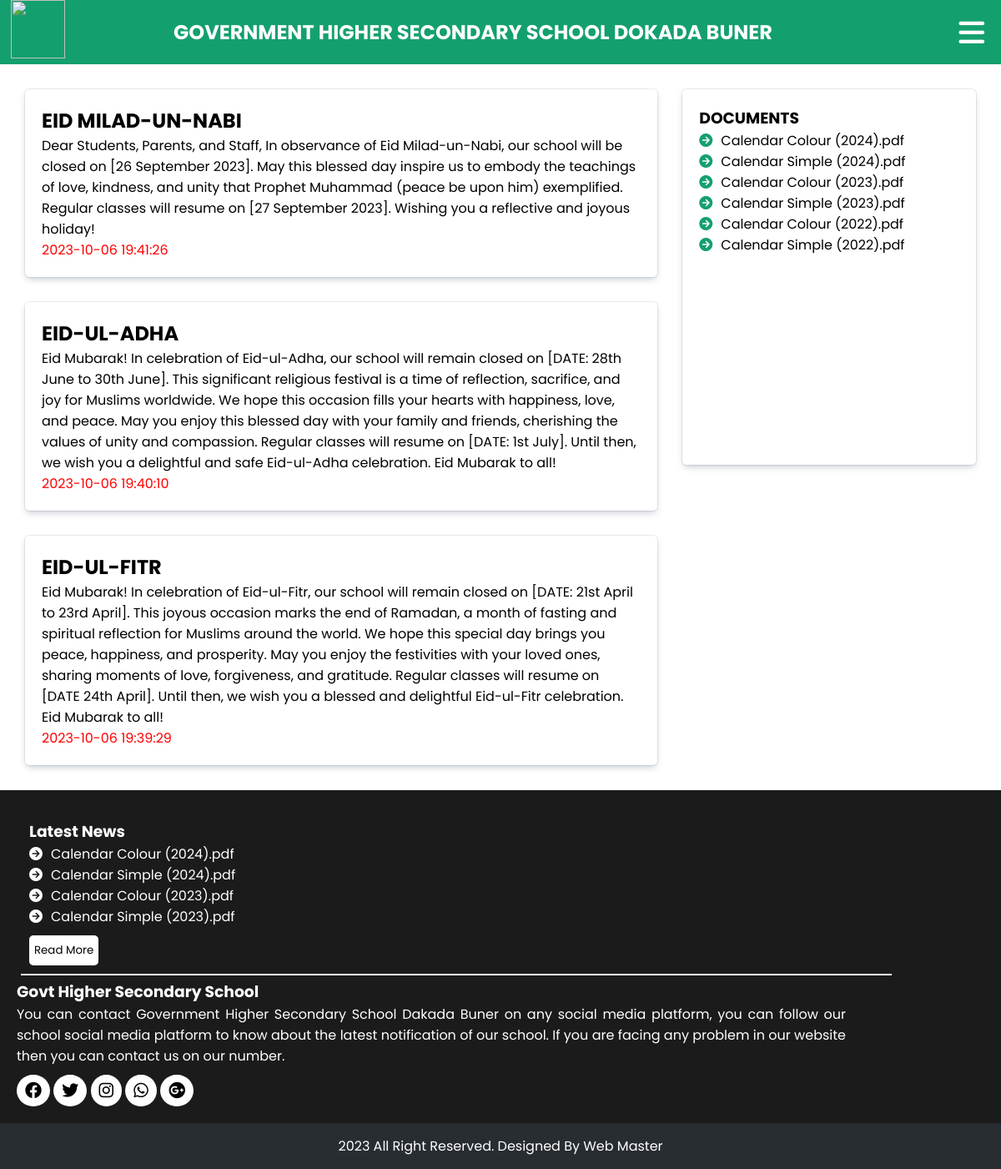
/News.php, run on the app's committed database.
### tables this page shows
CREATE TABLE `news` (
  `id` int(11) NOT NULL,
  `title` varchar(255) NOT NULL,
  `content` longtext NOT NULL,
  `upload_date` timestamp NOT NULL DEFAULT current_timestamp() ON UPDATE current_timestamp()
);

CREATE TABLE `document` (
  `id` int(11) NOT NULL,
  `file_name` varchar(255) NOT NULL,
  `file_path` varchar(255) NOT NULL,
  `upload_date` timestamp NOT NULL DEFAULT current_timestamp() ON UPDATE current_timestamp()
);

### News.php (the view, shortened to what this page needs)
<?php include('Connection.php'); ?>
<!DOCTYPE html>
<html lang="en">
<head>
    <link rel="stylesheet" href="style.css">
    <link rel="stylesheet" href="Responsive.css">
    <link rel="stylesheet" href="https://cdnjs.cloudflare.com/ajax/libs/font-awesome/6.2.1/css/all.min.css"/>
</head>
<body>
    <header>
        <div class="logo">
            <img src="Folder/Logo.png">
        </div>
        <div class="name">
            <h1>GOVERNMENT HIGHER SECONDARY SCHOOL DOKADA BUNER</h1>
        </div>
    </header>
    <nav>
        <label for="check" class="checkbtn">
            <i class="fa fa-bars"></i>
        </label>
    </nav>
    <section class="news">
        <div class="news-list">
            <?php
            $sql = "SELECT * FROM news ORDER BY upload_date DESC";
            $result = mysqli_query($conn, $sql);
            if (mysqli_num_rows($result) > 0) {
                while ($row = mysqli_fetch_assoc($result)) {
                    echo "<div class='news-box'>";
                    echo "<h2>" . $row['title'] . "</h2>";
                    echo "<p>" . $row['content'] . "</p>";
                    echo "<span class='date'>" . $row['upload_date'] . "</span>";
                    echo "</div>";
                }
            } else {
                echo "News Not Uploaded Yet.";
            }
            ?>
        </div>
        <div class="doc-box">
            <h3>DOCUMENTS</h3>
            <?php
            $sql = "SELECT * FROM document ORDER BY upload_date DESC";
            $result = mysqli_query($conn, $sql);
            if (mysqli_num_rows($result) > 0) {
                while ($row = mysqli_fetch_assoc($result)) {
                    echo "<ul>";
                    echo '<li><i class="fa-solid fa-circle-arrow-right"></i><a href="' . $row['file_path'] . '">' . $row['file_name'] . '</a></li>';
                    echo "</ul>";
                }
            } else {
                echo "No Document Files Uploaded Yet.";
            }
            ?>
        </div>
    </section>
    <section class="footer">
        <div class="footer-left">
            <h3>Govt Higher Secondary School</h3>
            <p>You can contact Government Higher Secondary School Dakada Buner on any social media platform, you can follow our school social media platform to know about the latest notification of our school. If you are facing any problem in our website then you can contact us on our number.</p>
            <ul class="footer-social">
                <li><a href="https://www.facebook.com" target="_blank"><i class="fa-brands fa-facebook"></i></a></li>
                <li><a href="https://www.twitter.com" target="_blank"><i class="fa-brands fa-twitter"></i></a></li>
                <li><a href="https://www.instagram.com" target="_blank"><i class="fa-brands fa-instagram"></i></a></li>
                <li><a href="https://www.whatsapp.com" target="_blank"><i class="fa-brands fa-whatsapp"></i></a></li>
                <li><a href="https://www.google.com" target="_blank"><i class="fa-brands fa-google-plus"></i></a></li>
            </ul>
        </div>
        <div class="footer-right">
            <h3>Latest News</h3>
            <?php
            $sql = "SELECT * FROM document ORDER BY upload_date DESC LIMIT 4";
            $result = mysqli_query($conn, $sql);
            if (mysqli_num_rows($result) > 0) {
                echo "<ul class='footer-news'>";
                while ($row = mysqli_fetch_assoc($result)) {
                    echo '<li><i class="fa-solid fa-circle-arrow-right"></i><a href="' . $row['file_path'] . '">' . $row['file_name'] . '</a></li>';
                }
                echo "</ul>";
            } else {
                echo "No Document Files Uploaded Yet. <br>";
            }
            ?>
            <button class="news-btn"><a href="News.php">Read More</a></button>
        </div>
    </section>
    <section class="copyright">
        <p>2023 All Right Reserved. Designed By <a href="#">Web Master</a></p>
    </section>
</body>
</html>

### style.css (style rules this page uses)
* { padding: 0; margin: 0; box-sizing: border-box; text-decoration-line: none; list-style-type: none; font-family: 'Poppins', sans-serif; }
a { color: white; }
:root { --my-green: rgb(20, 160, 110); --my-black: rgb(40, 45, 50); }
header { background-color: var(--my-green); color: white; padding: 0px 10px; display: flex; align-items: center; position: sticky; top: 0; left: 0; z-index: 1000; }
.logo { width: 5%; }
.logo img { width: 100%; height: 70px; object-fit: cover; }
.name h1 { margin-left: 130px; }
nav { background-color: var(--my-black); text-align: center; position: sticky; top: 77px; left: 0; z-index: 1000; }
.footer { background-color: rgb(27, 27, 27); color: white; width: 100%; padding: 20px; display: flex; justify-content: space-around; }
.footer-left { width: 50%; border-right: 1px solid white; padding-right: 50px; }
.footer-left p { text-align: justify; }
.footer-social li { background-color: white; display: inline-block; margin-top: 10px; border-radius: 50%; }
.footer-social li a { color: black; font-size: 20px; display: block; padding: 4px 10px; }
.footer-right { width: 40%; }
.footer-news li i { margin-right: 10px; }
.news-btn { background-color: white; border-radius: 5px; border: 0; margin-top: 10px; }
.news-btn a { color: black; display: block; padding: 8px 6px; }
.copyright { background-color: var(--my-black); color: white; padding: 15px; text-align: center; }
.news { display: flex; }
.news-list { width: 70%; }
.news-box { margin: 30px; padding: 20px; border-radius: 5px; box-shadow: rgba(9, 30, 66, 0.25) 0px 4px 8px -2px, rgba(9, 30, 66, 0.08) 0px 0px 0px 1px; }
.news-box .date { color: red; }
.doc-box { width: 30%; height: 450px; margin: 30px 30px 30px 0px; padding: 20px; overflow: auto; border-radius: 5px; box-shadow: rgba(9, 30, 66, 0.25) 0px 4px 8px -2px, rgba(9, 30, 66, 0.08) 0px 0px 0px 1px; }
.doc-box i { color: var(--my-green); margin-right: 10px; }
.doc-box a { color: black; }

### Responsive.css (style rules this page uses)
.checkbtn { color: white; font-size: 35px; float: right; margin: -64px 20px 0px 0px; cursor: pointer; display: none; }
@media (min-width: 310px) and (max-width: 1200px) { .checkbtn { display: block; } }
@media (min-width: 310px) and (max-width: 1200px) { .footer { display: grid; } }
@media (min-width: 310px) and (max-width: 1200px) { .footer-left { order: 2; width: 90%; border-right: none; text-align: justify; } }
@media (min-width: 310px) and (max-width: 1200px) { .footer-right { order: 1; width: 90%; padding: 10px; border-bottom: 2px solid white; margin: 5px; text-align: justify; } }
@media (min-width: 992px) and (max-width: 1200px) { .logo { width: 65px; margin-left: 3px; } }
@media (min-width: 992px) and (max-width: 1200px) { header .name { font-size: 12px; } }

### data on the page
news: title "EID MILAD-UN-NABI", content "Dear Students, Parents, and Staff, In observance of Eid Milad-un-Nabi, our school will be closed on [26 September 2023]. May this blessed day inspire us to embody the teachings of love, kindness, and unity that Prophet Muhammad (peace be upon him) exemplified. Regular classes will resume on [27 September 2023]. Wishing you a reflective and joyous holiday!", upload_date "2023-10-06 19:41:26"
news: title "EID-UL-ADHA", content "Eid Mubarak! In celebration of Eid-ul-Adha, our school will remain closed on [DATE: 28th June to 30th June]. This significant religious festival is a time of reflection, sacrifice, and joy for Muslims worldwide. We hope this occasion fills your hearts with happiness, love, and peace. May you enjoy this blessed day with your family and friends, cherishing the values of unity and compassion. Regular classes will resume on [DATE: 1st July]. Until then, we wish you a delightful and safe Eid-ul-Adha celebration. Eid Mubarak to all!", upload_date "2023-10-06 19:40:10"
news: title "EID-UL-FITR", content "Eid Mubarak! In celebration of Eid-ul-Fitr, our school will remain closed on [DATE: 21st April to 23rd April]. This joyous occasion marks the end of Ramadan, a month of fasting and spiritual reflection for Muslims around the world. We hope this special day brings you peace, happiness, and prosperity. May you enjoy the festivities with your loved ones, sharing moments of love, forgiveness, and gratitude. Regular classes will resume on [DATE 24th April]. Until then, we wish you a blessed and delightful Eid-ul-Fitr celebration. Eid Mubarak to all!", upload_date "2023-10-06 19:39:29"
document: file_name "Calendar Colour (2024).pdf"
document: file_name "Calendar Simple (2024).pdf"
document: file_name "Calendar Colour (2023).pdf"
document: file_name "Calendar Simple (2023).pdf"
document: file_name "Calendar Colour (2022).pdf"
document: file_name "Calendar Simple (2022).pdf"
